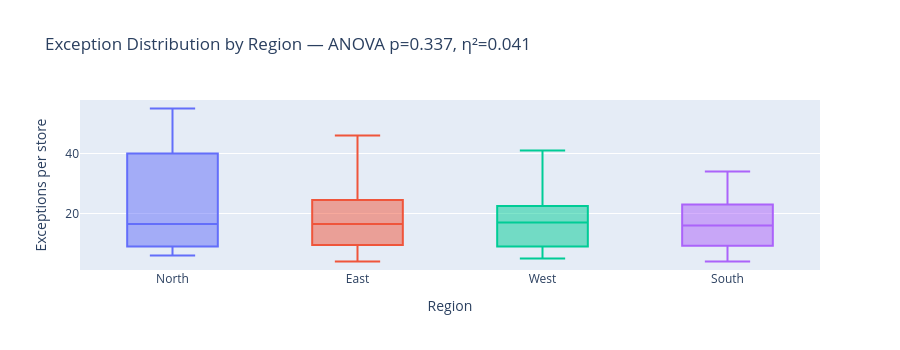

Notebook code cell kept with this figure:
### Code cell
region_groups = [group['exceptions'].values for _, group in store_exc_fmt.groupby('region')]
f_reg, p_reg = stats.f_oneway(*region_groups)
h_reg, p_reg_kw = stats.kruskal(*region_groups)

ss_between_reg = sum(len(g) * (g.mean() - grand_mean)**2 for g in region_groups)
eta_sq_reg = ss_between_reg / ss_total

reg_summary = store_exc_fmt.groupby('region')['exceptions'].agg(['mean','median','std','count']).round(1)

fig = px.box(store_exc_fmt, x='region', y='exceptions', color='region',
             title=f'Exception Distribution by Region — ANOVA p={p_reg:.3f}, η²={eta_sq_reg:.3f}',
             labels={'region':'Region','exceptions':'Exceptions per store'})
fig.update_layout(showlegend=False, height=350)
fig.show()

print(f'ANOVA: F={f_reg:.2f}, p={p_reg:.3f}')
print(f'Kruskal-Wallis: H={h_reg:.2f}, p={p_reg_kw:.3f}')
print(f'Effect size (η²): {eta_sq_reg:.3f}  ({"large" if eta_sq_reg>0.14 else "medium" if eta_sq_reg>0.06 else "small" if eta_sq_reg>0.01 else "negligible"})')
print()
print(reg_summary.to_string())

### Figure 1 — Plotly figure (JSON) as saved in the notebook; plotly's stock layout.template omitted (floating-point values rounded to 4 significant figures)
{"data": [{"alignmentgroup": "True", "hovertemplate": "Region=%{x}<br>Exceptions per store=%{y}<extra></extra>", "legendgroup": "North", "marker": {"color": "#636efa"}, "name": "North", "notched": false, "offsetgroup": "North", "orientation": "v", "showlegend": true, "type": "box", "x": ["North", "North", "North", "North", "North", "North", "North", "North", "North", "North", "North", "North", "North", "North", "North", "North", "North", "North"], "x0": " ", "xaxis": "x", "y": [55, 55, 51, 44, 40, 29, 26, 21, 17, 16, 13, 11, 10, 9, 9, 9, 7, 6], "y0": " ", "yaxis": "y"}, {"alignmentgroup": "True", "hovertemplate": "Region=%{x}<br>Exceptions per store=%{y}<extra></extra>", "legendgroup": "East", "marker": {"color": "#EF553B"}, "name": "East", "notched": false, "offsetgroup": "East", "orientation": "v", "showlegend": true, "type": "box", "x": ["East", "East", "East", "East", "East", "East", "East", "East", "East", "East", "East", "East", "East", "East", "East", "East", "East", "East", "East", "East", "East", "East", "East", "East"], "x0": " ", "xaxis": "x", "y": [46, 40, 37, 32, 31, 26, 23, 23, 23, 17, 17, 17, 16, 14, 13, 11, 10, 10, 9, 6, 6, 6, 5, 4], "y0": " ", "yaxis": "y"}, {"alignmentgroup": "True", "hovertemplate": "Region=%{x}<br>Exceptions per store=%{y}<extra></extra>", "legendgroup": "West", "marker": {"color": "#00cc96"}, "name": "West", "notched": false, "offsetgroup": "West", "orientation": "v", "showlegend": true, "type": "box", "x": ["West", "West", "West", "West", "West", "West", "West", "West", "West", "West", "West", "West", "West", "West", "West", "West", "West", "West", "West", "West", "West", "West", "West"], "x0": " ", "xaxis": "x", "y": [41, 39, 38, 32, 26, 23, 21, 21, 19, 18, 18, 17, 17, 16, 12, 11, 9, 9, 8, 7, 5, 5, 5], "y0": " ", "yaxis": "y"}, {"alignmentgroup": "True", "hovertemplate": "Region=%{x}<br>Exceptions per store=%{y}<extra></extra>", "legendgroup": "South", "marker": {"color": "#ab63fa"}, "name": "South", "notched": false, "offsetgroup": "South", "orientation": "v", "showlegend": true, "type": "box", "x": ["South", "South", "South", "South", "South", "South", "South", "South", "South", "South", "South", "South", "South", "South", "South", "South", "South", "South", "South"], "x0": " ", "xaxis": "x", "y": [34, 33, 30, 23, 23, 23, 22, 18, 17, 16, 13, 11, 10, 10, 9, 8, 6, 6, 4], "y0": " ", "yaxis": "y"}], "layout": {"boxmode": "overlay", "height": 350, "legend": {"title": {"text": "Region"}, "tracegroupgap": 0}, "showlegend": false, "title": {"text": "Exception Distribution by Region — ANOVA p=0.337, η²=0.041"}, "xaxis": {"anchor": "y", "categoryarray": ["North", "East", "West", "South"], "categoryorder": "array", "domain": [0.0, 1.0], "title": {"text": "Region"}}, "yaxis": {"anchor": "x", "domain": [0.0, 1.0], "title": {"text": "Exceptions per store"}}}}
